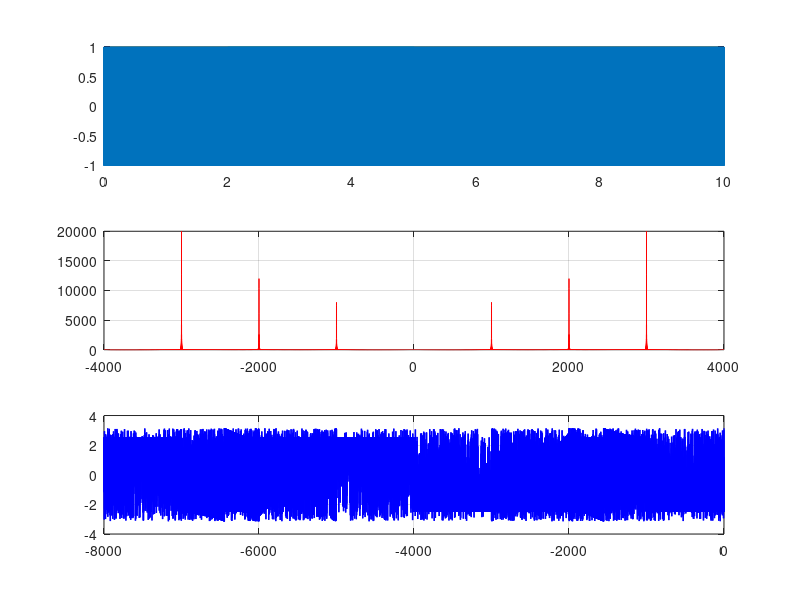

Source code (MATLAB): (Note: this script raises an error after producing the figure.)
clear; clc; close all;

% Aluno: Cesar Vinicius Zuge
% Prova 2 de PDS 

%--------------------------------------------------------------------------
% A)
Fs = 8000;
F1 = 1000; F2 = 2000; F3 = 3000;

n1 = 0:(Fs*2-1);
n2 = 0:(Fs*3-1);
n3 = 0:(Fs*5-1);
n = 0:(Fs*10-1);

x1 = cos(2*pi*(F1/Fs).*n1);
x2 = cos(2*pi*(F2/Fs).*n2);
x3 = cos(2*pi*(F3/Fs).*n3);
X = [x1 x2 x3];

t = ((0:length(X)-1)*(1/Fs))';

X_fft = fft(X);
wk = 2.*pi.*(0:length(X)-1)/length(X);
wk(wk>pi) = wk(wk>pi)-2*pi;
X_fft = [X_fft(wk<0) X_fft(wk>=0)];
wk = [wk(wk<0) wk(wk>=0)];
F = (wk./(2*pi)).*Fs;

figure(1);
subplot(3,1,1);
plot(t,X);
grid;
subplot(3,1,2);
plot(F,abs(X_fft),'Color','r');
grid;
subplot(3,1,3);
plot(F-Fs/2,fftshift(angle(X_fft)),'b','LineWidth',1);
grid;

%--------------------------------------------------------------------------
% B)
t = 0:1/Fs:10-(1/Fs);
i = cos(2*pi*3500.*t);
y = X+i;

%--------------------------------------------------------------------------
% C)
figure;
spectrogram(y,128,120,128,Fs)

%--------------------------------------------------------------------------
% Prova Parte 2

Ordem = 64; %Ordem do filtro
Fc = 1800;

Wc = 2*pi*(Fc/Fs);% freq. normalizada
Wn = Wc/pi;%freq entre 0-1 (matlab requirement)
win = hamming(Ordem+1);
h = fir1(Ordem,Wn,win,'high');

[H0,F0] = freqz(h,1,1024,'whole',Fs);

win = blackman(Ordem+1);
i = fir1(Ordem,Wn,win,'high');

[H1,F1] = freqz(i,1,1024,'whole',Fs);

%Modulo dft
figure
subplot(2,1,1)
plot(F0-Fs/2,fftshift(10*log10(abs(H0))),'b','LineWidth',2);grid;hold;
plot(F1-Fs/2,fftshift(10*log10(abs(H1))),'r','LineWidth',1);grid;
%Fase dft
subplot(2,1,2)
plot(F0-Fs/2,fftshift(angle(H0)),'b','LineWidth',2);grid;hold;
plot(F1-Fs/2,fftshift(angle(H1)),'r','LineWidth',1);grid

y = filter(i, 1, X);

[H2, F2] = freqz(y,1,1024,'whole',Fs);
figure
subplot(2,1,1)
plot(F2-Fs/2,fftshift(10*log10(abs(H2)))); grid;
subplot(2,1,2)
plot(F1-Fs/2,fftshift((angle(H1)))); grid;

figure
spectrogram(y,128,120,128,Fs);
